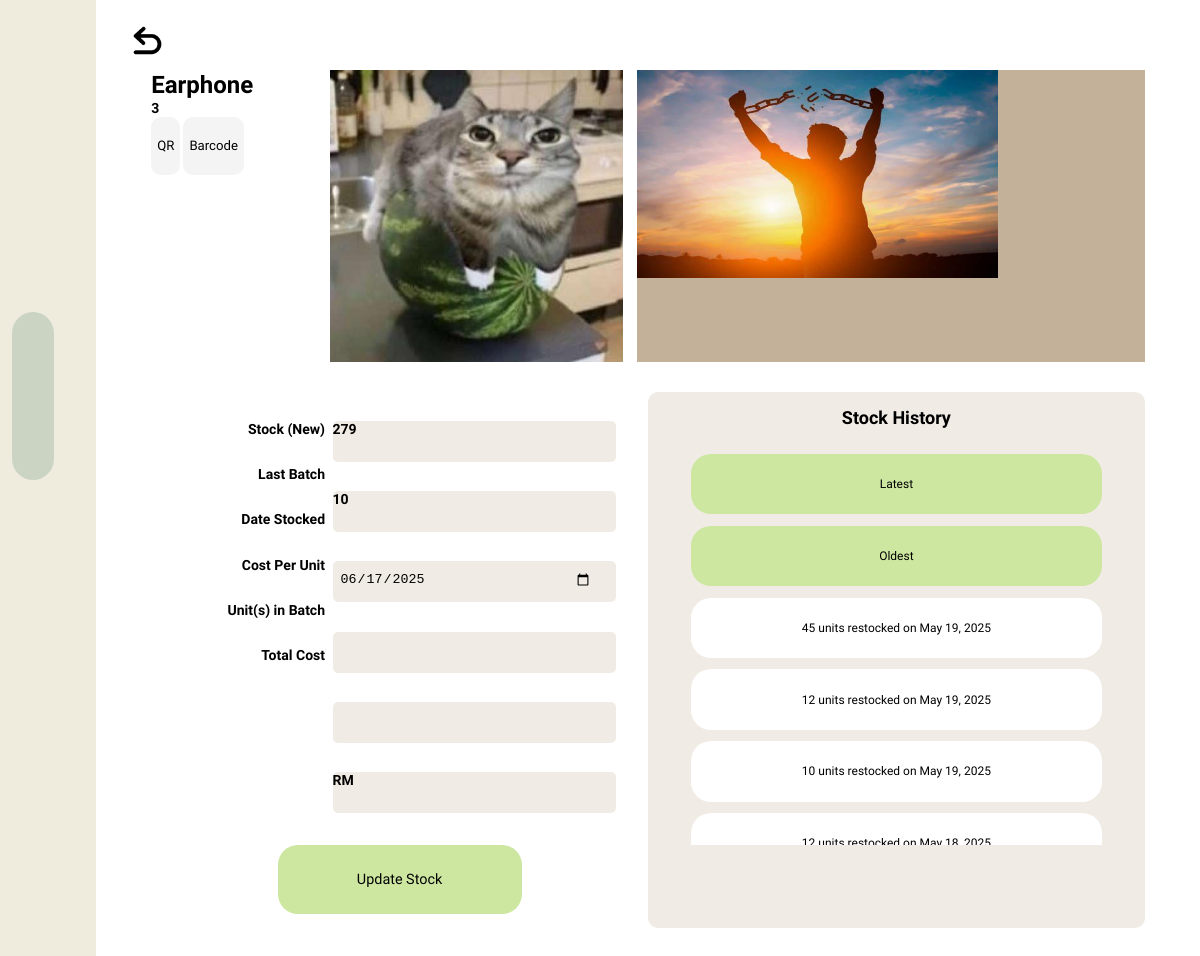
Page /inventory/product_restock/3/ on the earlier database version.
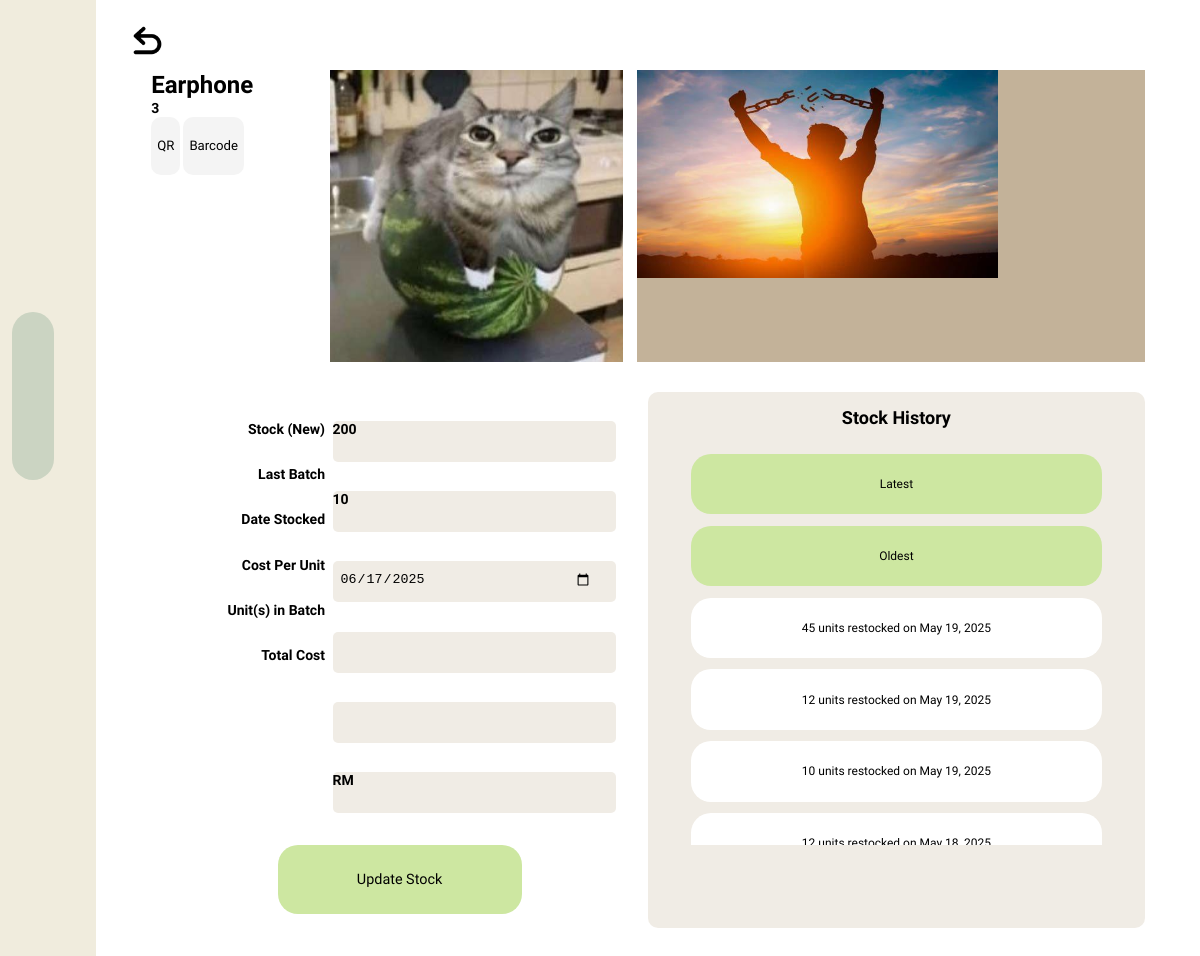
Same page on the later database version.
### inventory/models.py (models this page shows, shortened)
class Product(models.Model):
    name = models.CharField(max_length=100, verbose_name='Name')
    quantity = models.IntegerField(verbose_name='Quantity')
    image = models.ImageField(upload_to='products/',default='/media/products/20240322_200331.jpg')
    qr_code = models.ImageField(upload_to='qr/')
    supplier = models.CharField(max_length=100)
    category = models.ForeignKey(Category, on_delete=models.CASCADE)
    price = models.FloatField()
    alert_threshold = models.IntegerField()
    timeStamp = models.DateTimeField(auto_now_add=True)

### inventory/views.py (the view, shortened to what this page needs)
# urls.py: path('product_restock/<int:product_id>/', views.product_restock_view, name="product_restock"),
def product_restock_view(request, product_id):
    product = Product.objects.get(pk=product_id)
    form = RestockForm()
    restocks = Restock.objects.filter(product=product).order_by('-date').values()
    return render(
        request,
        "inventory/product_restock.html",
        context={
            "product" : product,
            "form" : form,
            "restocks" : restocks
        }
        )

### inventory/forms.py
class RestockForm(forms.ModelForm):
    product_id = -1
    class Meta:
        model = Restock
        fields = '__all__'
        exclude = ['product']
        labels = {
            'cpu' : "Cost Per Unit",
            'units' : "Unit(s) in Batch",
            'date' : "Date Stocked"
        }
        category = forms.ModelChoiceField(queryset=Category.objects.all().order_by("name")),
        widgets = {
            'date' : DateInput()
        }
    def __init__(self, *args, **kwargs):
        super().__init__(*args, **kwargs)
        self.label_suffix = ""
        self.product_id = kwargs.get('product_id')

### inventory/templates/inventory/product_restock.html (shortened to what this page needs)
{% extends 'inventory/navigation.html' %}
{% block content %}
{% load static %}
<html>
    <link rel="stylesheet" href="{% static 'css/product_restock.css'%}">
    <body>
        <div id="main-content">
            <button type="button" id="close-box"  onclick="window.location.href='{% url 'product_list' %}'">
                <img src="{% static 'images/back-arrow.png'%}" alt="back-arrow" id="close">
            </button>
            <div id="important-details">
                <div class="product-box detail">
                    <h1>{{product.name}}</h1>
                    <h3>{{product.id}}</h3>
                    <button type="button" class="qr-barcode">QR</button>
                    <button type="button" class="qr-barcode">Barcode</button>
                </div>
                <div class="product-box qr">
                    <img src="{{product.qr_code.url }}" alt="Product QR" id="qrCode">
                </div>
                <div class="product-box image">
                    <img src="{{product.image.url}}" width="361" height="208" >
                </div>
            </div>
            <div id="detail-history">
                <form class="detail-box" method="POST">
                    <div class="detail-box form">
                        <div id="form-label">
                            <h3 class="form-label">Stock (New)</h3>
                            <h3 class="form-label">Last Batch</h3>
                            <h3 class="form-label">Date Stocked</h3>
                            <h3 class="form-label">Cost Per Unit</h3>
                            <h3 class="form-label">Unit(s) in Batch</h3>
                            <h3 class="form-label">Total Cost</h3>
                        </div>
                        <div id="stock-history">
                            <div class="stock-history"><h3 id="h3-quantity">{{product.quantity}}</h3></div>
                            <div class="stock-history"><h3>10</h3></div>
                            <div class="stock-history">
                                {{form.date}}
                            </div>
                            <div class="stock-history" oninput="refresh_numbers({{product.quantity}})">
                                {{form.cpu}}
                            </div>
                            <div class="stock-history"  oninput="refresh_numbers({{product.quantity}})">
                                {{form.units}}
                            </div>
                            <div class="stock-history"><h3 id="h3-total">RM </h3></div>
                        </div>
                    </div>
                    <button type="submit" id="updateBttn">Update Stock</button>
                </form>
                <div class="detail-box history">
                    <h2>Stock History</h2>
                    <div id="select-history-box">
                        {% include "partials/restock_history.html"%}
                    </div>
                </div>
            </div>
        </div>
    </body>
</html>
{% endblock %}

Differences in the rows shown:
changed Product "Earphone": quantity "279" → "200"
